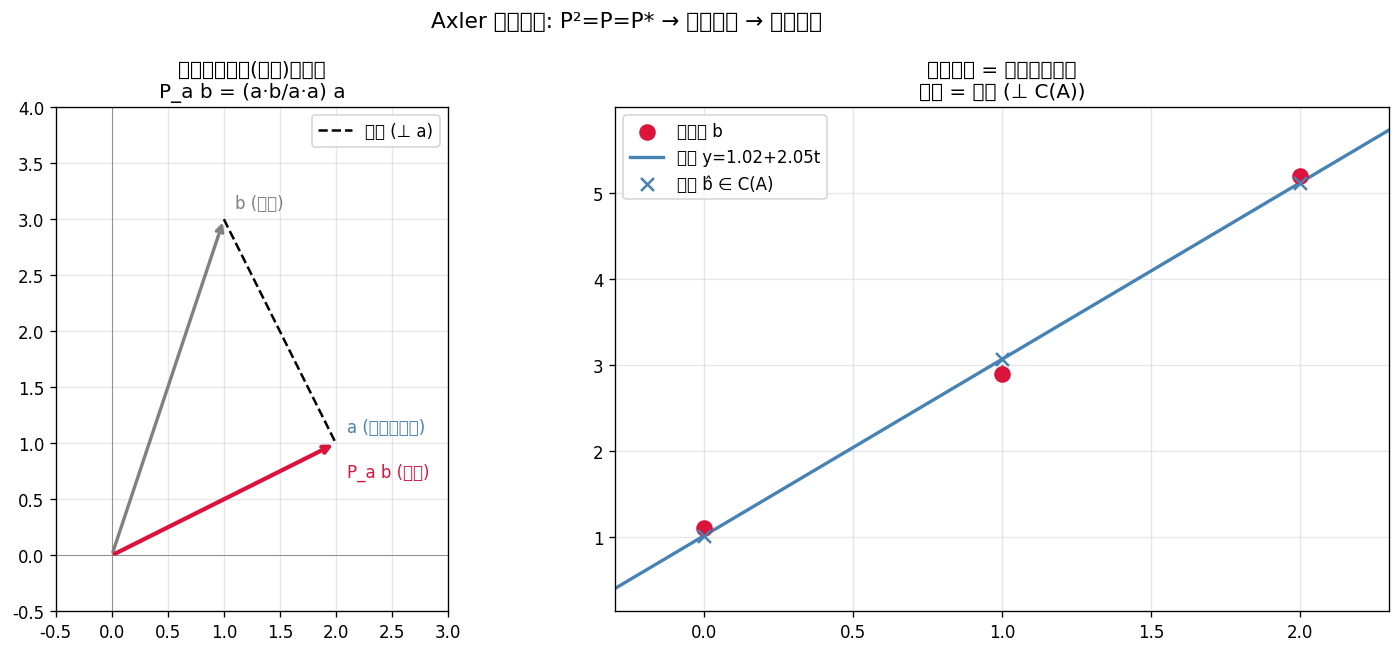

The Python source for this figure:
"""
Berkeley MATH 110 · 实验02: 正交投影与最小二乘 (Axler Ch 6-7)
依赖: numpy, matplotlib
运行: python3 projection_least_squares.py

验证 Axler 投影理论:
  1. 正交投影算子 P 满足 P² = P = P* (幂等 + 自伴)
  2. 最小二乘 = 投影到列空间: b̂ = P_C(A) b
  3. 正交直和分解 V = U ⊕ U⊥ (Axler 6.29)
  4. QR 分解 = Gram-Schmidt 的矩阵化 (Axler 6.31)
  5. 投影的几何可视化
"""
import numpy as np
import matplotlib
matplotlib.use("Agg")
import matplotlib.pyplot as plt
plt.rcParams["font.sans-serif"] = ["Noto Sans CJK SC", "DejaVu Sans"]
plt.rcParams["axes.unicode_minus"] = False

np.random.seed(23)

# ============================================================
# 实验 1: 正交投影算子的代数性质 P² = P = P*
# ============================================================
print("=" * 60)
print("实验 1: 正交投影算子的性质 (Axler 7.52b)")
print("=" * 60)

# 在 ℝ³ 中, 投影到由 u1, u2 张成的平面
u1 = np.array([1, 0, 1]) / np.sqrt(2)
u2 = np.array([0, 1, 0])
U = np.column_stack([u1, u2])  # 3×2, 列标准正交
P = U @ U.T  # 正交投影矩阵 (到 U 的列空间)
print(f"P² = P? {np.allclose(P @ P, P)}")        # 幂等
print(f"P = Pᵀ? {np.allclose(P, P.T)}")          # 自伴
print(f"P 的特征值 (应为 0 和 1): {np.round(np.linalg.eigvalsh(P), 4)}")
print("  → 投影的特征值只有 0(被压扁) 和 1(保留), 这就是 P²=P 的谱解释")

# ============================================================
# 实验 2: 最小二乘 = 投影到列空间
# ============================================================
print("\n" + "=" * 60)
print("实验 2: 最小二乘法 = 正交投影 (Axler 6.55)")
print("=" * 60)

# 超定系统 Ax ≈ b (3 个点拟合直线)
A = np.array([[1, 0], [1, 1], [1, 2]], dtype=float)
b = np.array([1.1, 2.9, 5.2])

# 投影矩阵到 C(A): P = A(AᵀA)⁻¹Aᵀ
P_A = A @ np.linalg.inv(A.T @ A) @ A.T
b_hat = P_A @ b  # b 在列空间的投影 = 最佳拟合
residual = b - b_hat  # 残差 ⊥ C(A)

print(f"原始 b: {b}")
print(f"投影 b̂ = P_C(A) b: {np.round(b_hat, 4)}")
print(f"残差 b - b̂: {np.round(residual, 4)}")
# 验证残差 ⊥ 列空间 (Axler: b-b̂ ∈ N(Aᵀ) = C(A)⊥)
print(f"残差 ⊥ A 的列? {np.allclose(A.T @ residual, 0)}")

# 最小二乘解
x_hat = np.linalg.solve(A.T @ A, A.T @ b)
print(f"最小二乘解 x̂ = (AᵀA)⁻¹Aᵀb = {np.round(x_hat, 4)}  (直线 y = {x_hat[0]:.3f} + {x_hat[1]:.3f}t)")

# ============================================================
# 实验 3: 正交直和分解 V = U ⊕ U⊥
# ============================================================
print("\n" + "=" * 60)
print("实验 3: 正交直和分解 ℝⁿ = U ⊕ U⊥ (Axler 6.29)")
print("=" * 60)

# 任意向量 v 唯一分解 v = u + w, u ∈ U, w ∈ U⊥
v = np.array([3, 4, 5])
u_proj = P @ v         # U 分量
w_proj = v - u_proj    # U⊥ 分量
print(f"v = {v}")
print(f"u = P_U v = {np.round(u_proj, 4)}  (∈ U)")
print(f"w = v - u = {np.round(w_proj, 4)}  (∈ U⊥)")
print(f"u ⊥ w? {np.allclose(u_proj @ w_proj, 0)}")          # 正交
print(f"u + w = v? {np.allclose(u_proj + w_proj, v)}")       # 完整分解

# ============================================================
# 实验 4: QR = Gram-Schmidt 矩阵化
# ============================================================
print("\n" + "=" * 60)
print("实验 4: QR 分解 = Gram-Schmidt (Axler 6.31)")
print("=" * 60)

A4 = np.array([[1, 1, 1], [1, 0, 2], [0, 1, 3], [0, 0, 1]], dtype=float)
Q4, R4 = np.linalg.qr(A4)
print(f"A 的形状: {A4.shape}")
print(f"Q 正交? {np.allclose(Q4 @ Q4.T, np.eye(4))}")
print(f"R 上三角? {np.allclose(R4, np.triu(R4))}")
print(f"QR = A? {np.allclose(Q4 @ R4, A4)}")
# Axler: Q 的列 = Gram-Schmidt 得到的标准正交基

# ============================================================
# 实验 5: 可视化 —— 投影的几何
# ============================================================
print("\n" + "=" * 60)
print("实验 5: 投影几何可视化")
print("=" * 60)

fig, axes = plt.subplots(1, 2, figsize=(13, 5.5))

# 左: 2D 投影 (向量到直线)
ax = axes[0]
a = np.array([2, 1])
b2 = np.array([1, 3])
p = (a @ b2) / (a @ a) * a  # b 在 a 上的投影
ax.annotate("", xy=a, xytext=(0,0), arrowprops=dict(arrowstyle="->", color="steelblue", lw=2))
ax.annotate("", xy=b2, xytext=(0,0), arrowprops=dict(arrowstyle="->", color="gray", lw=2))
ax.annotate("", xy=p, xytext=(0,0), arrowprops=dict(arrowstyle="->", color="crimson", lw=2.5))
ax.plot([b2[0], p[0]], [b2[1], p[1]], "k--", label="残差 (⊥ a)")
ax.text(a[0]+0.1, a[1]+0.1, "a (子空间方向)", color="steelblue")
ax.text(b2[0]+0.1, b2[1]+0.1, "b (目标)", color="gray")
ax.text(p[0]+0.1, p[1]-0.3, f"P_a b (投影)", color="crimson")
ax.set_xlim(-0.5, 3); ax.set_ylim(-0.5, 4); ax.set_aspect("equal")
ax.axhline(0, color="gray", lw=0.5); ax.axvline(0, color="gray", lw=0.5)
ax.legend(); ax.grid(True, alpha=0.3)
ax.set_title("向量到子空间(直线)的投影\nP_a b = (a·b/a·a) a")

# 右: 最小二乘拟合
ax = axes[1]
t = np.array([0, 1, 2])
b_data = b
ax.scatter(t, b_data, s=80, color="crimson", zorder=5, label="观测点 b")
t_fit = np.linspace(-0.3, 2.3, 100)
y_fit = x_hat[0] + x_hat[1] * t_fit
ax.plot(t_fit, y_fit, "steelblue", lw=2, label=f"拟合 y={x_hat[0]:.2f}+{x_hat[1]:.2f}t")
b_fit = x_hat[0] + x_hat[1] * t
for i in range(3):
    ax.plot([t[i], t[i]], [b_data[i], b_fit[i]], "k--", alpha=0.6)
ax.scatter(t, b_fit, s=60, color="steelblue", marker="x", zorder=5, label="投影 b̂ ∈ C(A)")
ax.set_xlim(-0.3, 2.3); ax.legend(); ax.grid(True, alpha=0.3)
ax.set_title("最小二乘 = 投影到列空间\n虚线 = 残差 (⊥ C(A))")

plt.suptitle("Axler 投影理论: P²=P=P* → 最小二乘 → 线性回归", fontsize=13)
plt.tight_layout()
plt.savefig(__file__.replace(".py", ".png"), dpi=120, bbox_inches="tight")
print(f"图表已保存: {__file__.replace('.py', '.png')}")

print("\n核心结论:")
print("  Axler 的正交投影 P (P²=P=P*) 是最小二乘、线性回归、PCA 的统一数学骨架.")
